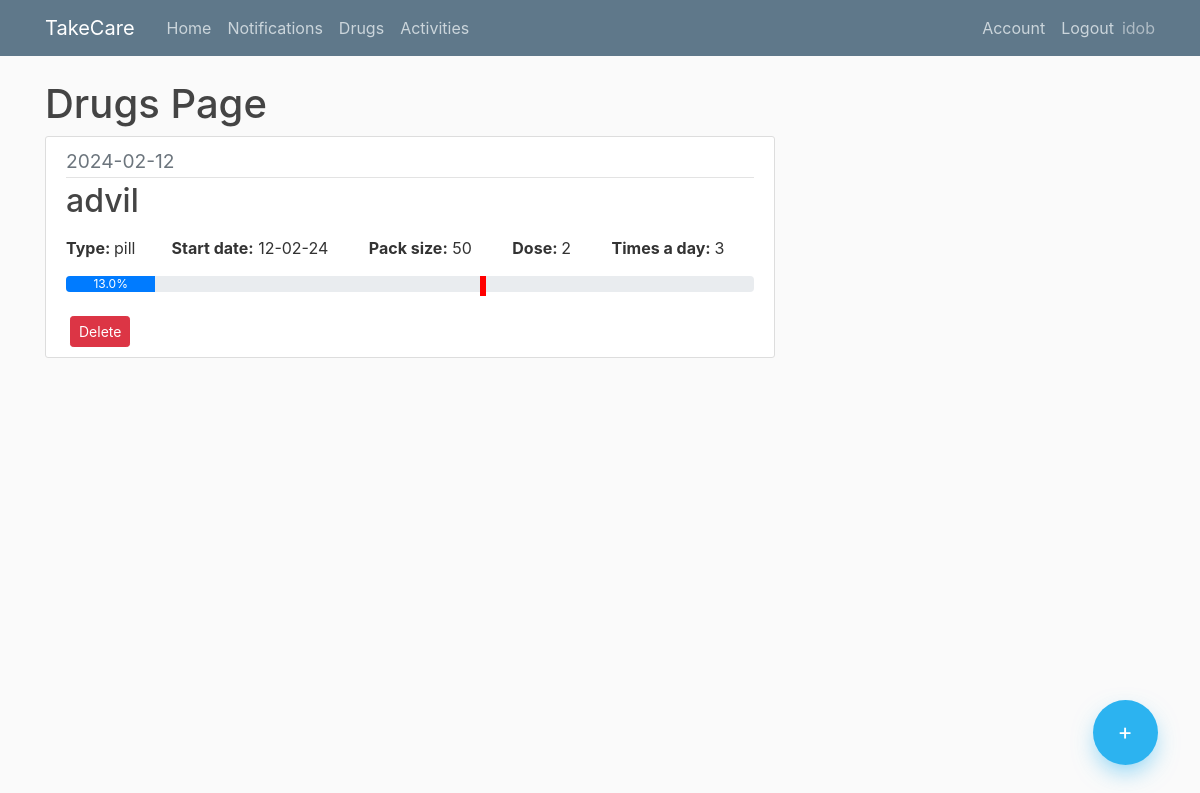
/drugs (signed in), run on the app's committed database.
### app/models.py (models this page shows, shortened)
class User(db.Model, UserMixin):
    id = db.Column(db.Integer, primary_key=True)
    username = db.Column(db.String(20), unique=True,nullable=False)
    email = db.Column(db.String(100), unique=True,nullable=False)
    image_file = db.Column(db.String(100),nullable=False,default='default.jpg')
    password= db.Column(db.String(60),nullable=False)
    Notifications = db.relationship('Notification',backref='creator',lazy=True )
    Drugs = db.relationship('Drug',backref='creator',lazy=True )

class Drug(db.Model):
    id = db.Column(db.Integer, primary_key=True)
    name = db.Column(db.String(150),nullable=False)
    type = db.Column(db.Text,nullable=False)
    dose = db.Column(db.Integer,nullable=False)
    timesaday = db.Column(db.Integer,nullable=False)
    taketime= db.Column(db.Time, nullable=False)
    gap = db.Column(db.Integer, nullable=False)
    packsize = db.Column(db.Integer,nullable=False)
    daystotake = db.Column(db.Integer,nullable=False)
    startdate = db.Column(db.Date,nullable=False)
    user_id = db.Column(db.Integer, db.ForeignKey('user.id'), nullable=False)
    drugschedules = db.relationship("DrugSchedule", cascade="all, delete")

### app/routes.py (the view)
@app.route("/drugs")
@login_required
def drugs():
    if current_user.is_authenticated:
        drugs = Drug.query.filter_by(user_id=current_user.id)
        drug_schedule = DrugSchedule.query.filter_by(user_id=current_user.id)
        return render_template("drugs.html",drugs=drugs,drug_schedule=drug_schedule, title="Drugs")
    else:
        return render_template("home.html")

### app/models.py (called while the page is built)
@login_manager.user_loader
def load_user(user_id):
    return User.query.get(int(user_id))

### app/templates/drugs.html (shortened to what this page needs)
{% extends "layout.html" %}
{% block content %}
    <h1>Drugs Page</h1>
    <div class="floating-container">
        <a class="floating-button" href="{{ url_for('add_drug')}}"> +</a>
    </div>
    {% if drugs.count() == 0  %}
        <h3>No drug alerts found</h3>
    {% else %}
        {% for drug in drugs %}
            {% set counter = namespace(count=0) %}
            {% set totalcounter = namespace(count=0) %}
            {% for reminder in drug_schedule %}
                {% if reminder.drug_id == drug.id %}
                    {% set totalcounter.count = totalcounter.count + 1 %}
                    {% if reminder.took == 1 %}
                        {% set counter.count = counter.count + 1 %}
                    {% endif %}
                {% endif %}
            {% endfor %}
            {% if totalcounter.count > 0 %}
                {% set percentage = (counter.count / totalcounter.count * 100) | round %}
            {% else %}
                {% set percentage = 0 %}
            {% endif %}
            <article class="media content-section">
                <div class="media-body">
                    <div class="article-metadata">
                        <big class="text-muted">{{ drug.startdate.strftime('%Y-%m-%d') }} </big>
                    </div>
                    <h2>{{ drug.name }}</h2>
                    <p>
                        <strong>Type: </strong> {{ drug.type }}&nbsp; &nbsp; &nbsp; &nbsp;
                       <strong>Start date:</strong> {{ drug.startdate.strftime('%d-%m-%y') }} &nbsp; &nbsp; &nbsp; &nbsp;
                        <strong>Pack size:</strong> {{ drug.packsize }} &nbsp; &nbsp; &nbsp; &nbsp;
                       <strong> Dose: </strong>{{ drug.dose }} &nbsp; &nbsp; &nbsp; &nbsp;
                        <strong>Times a day: </strong>{{ drug.timesaday }} &nbsp;
                    </p>
                    <div class="progress">
                        <div class="progress-bar" role="progressbar" style="width: {{ percentage }}%;" aria-valuenow="{{ percentage }}" aria-valuemin="0" aria-valuemax="100">{{ percentage }}%</div>
                         <div style="width: 6px; height: 20px; position: absolute; background: red; right: 40%;" title="Nadav">
                        </div>
                    </div>
                    <br>
                    <button type="button" class="btn btn-danger btn-sm ml-1" data-toggle="modal" data-target="#deleteModal{{drug.id}}">
                        Delete
                    </button>
                </div>
            </article>
        {% endfor %}
    {% endif %}
{% endblock content %}

### app/templates/layout.html (shortened to what this page needs)
<!DOCTYPE html>
<html>
<head>
    <link rel="stylesheet" href="https://maxcdn.bootstrapcdn.com/bootstrap/4.0.0/css/bootstrap.min.css">
    <link rel="stylesheet" type="text/css" href="{{ url_for('static', filename='main.css') }}">
</head>
<body>
    <header class="site-header">
      <nav class="navbar navbar-expand-md navbar-dark bg-steel fixed-top">
        <div class="container">
          <a class="navbar-brand mr-4" href="/">TakeCare</a>
          <div class="collapse navbar-collapse" id="navbarToggle">
            <div class="navbar-nav mr-auto">
              <a class="nav-item nav-link" href="{{url_for('home')}}">Home</a>
              <a class="nav-item nav-link" href="{{url_for('notification')}}">Notifications</a>
              <a class="nav-item nav-link" href="{{url_for('drugs')}}">Drugs</a>
              <a class="nav-item nav-link" href="{{url_for('activities')}}">Activities</a>
            </div>
            {% if not current_user.is_authenticated %}
            <div class="navbar-nav">
              <a class="nav-item nav-link" href="{{url_for('login')}}">Login</a>
              <a class="nav-item nav-link" href="{{url_for('register')}}">Register</a>
            </div>
            {% else %}
            <div class="navbar-nav">
              <a class="nav-item nav-link" href="{{url_for('account')}}">Account</a>
              <a class="nav-item nav-link" href="{{url_for('logout')}}">Logout</a>
              <sapn class="navbar-text">{{current_user.username}}</span>
            </div>
            {% endif %}
          </div>
        </div>
      </nav>
    </header>
    <main role="main" class="container">
      <div class="row">
        <div class="col-md-8">
          {% block content %} {% endblock %}
        </div>
    </main>
</body>
</html>

### app/static/main.css (style rules this page uses)
body { background: #fafafa; color: #333333; margin-top: 5rem; }
h1, h2, h3, h4, h5, h6 { color: #444444; }
.bg-steel { background-color: #5f788a; }
.site-header .navbar-nav .nav-link { color: #cbd5db; }
.content-section { background: #ffffff; padding: 10px 20px; border: 1px solid #dddddd; border-radius: 3px; margin-bottom: 20px; }
.article-metadata { padding-bottom: 1px; margin-bottom: 4px; border-bottom: 1px solid #e3e3e3 }
.floating-container { position: fixed; width: 100px; height: 100px; bottom: 0; right: 0; margin: 35px 25px; }
.floating-container .floating-button { position: absolute; width: 65px; height: 65px; background: #2cb3f0; bottom: 0; border-radius: 50%; left: 0; right: 0; margin: auto; color: white; line-height: 65px; text-align: center; font-size: 23px; z-index: 100; box-shadow: 0 10px 25px -5px rgba(44, 179, 240, 0.6); cursor: pointer; -webkit-transition: all 0.3s; transition: all 0.3s; }

### data on the page
User: username "idob"
Drug: startdate "2024-02-12", name "advil", type "pill", startdate "12-02-24", packsize "50", dose "2", timesaday "3", percentage "13.0"
